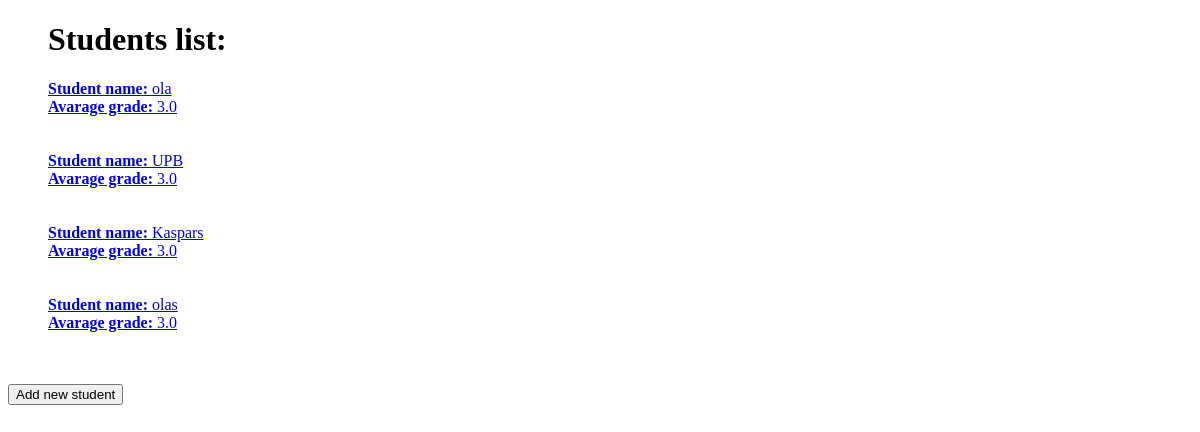
Before: / with the older database file.
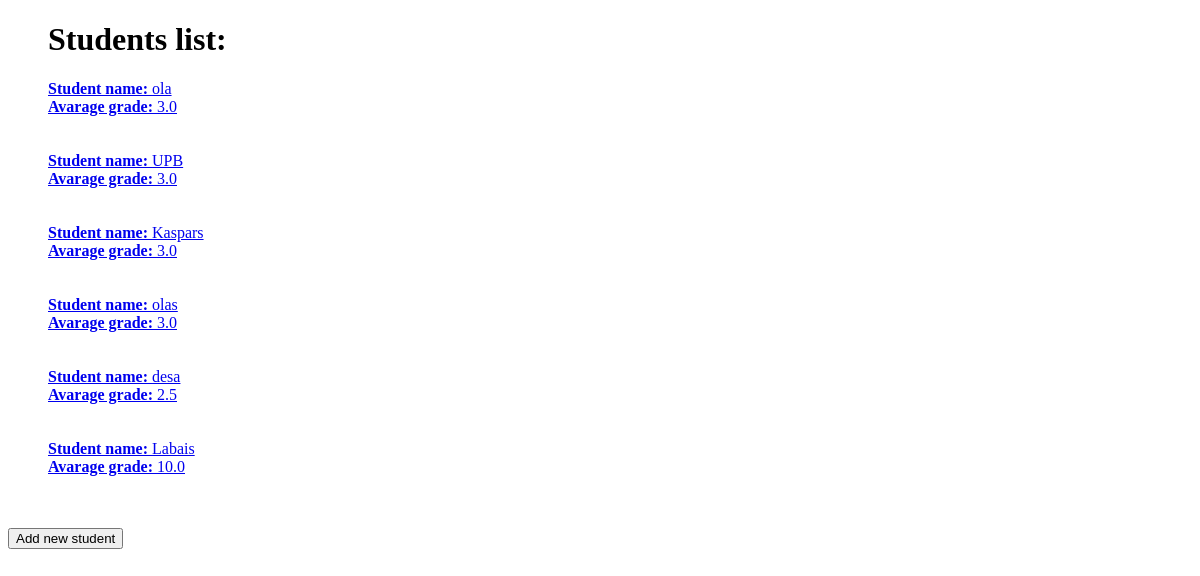
After: the same page with the newer database file.
### Students/models.py (models this page shows)
class StudentModel(models.Model):
    name = models.CharField(max_length=200)
    grades = models.CharField(max_length=200)
    average_grade = models.FloatField(max_length=200)

### Students/views.py (the view)
# urls.py: path('', Students.views.get_students),
def get_students(request):
    students = StudentModel.objects.all()
    context = {
        'students': students,
    }
    return render(
        request,
        template_name='students.html',
        context=context,
    )

### templates/students.html (shortened to what this page needs)
{% extends 'base.html' %}
{% block content %}
<ul>
<h1> Students list:</h1>
{% if students %}
    {% for student in students %}
    <a href="{% url 'get-student' student_id=student.id %}">
        <strong>Student name: </strong>{{ student.name }}<br>
        <strong>Avarage grade: </strong>{{ student.average_grade }}<br>
           <br><br>
        </a>
    {% endfor %}
{% else %}
    <p>Don't have any students yet</p>
{% endif %}
</ul>
<form action="/student/add" method="get">
    <input type="submit" value="Add new student">
</form>
{% endblock %}

### templates/base.html (shortened to what this page needs)
<!DOCTYPE html>
<html lang="en">
<head>
</head>
<body>
{% block content %}
{% endblock %}
</body>
</html>

Changed rows visible on the page:
added StudentModel: name "desa", average_grade "2.5"
added StudentModel: name "Labais", average_grade "10.0"
